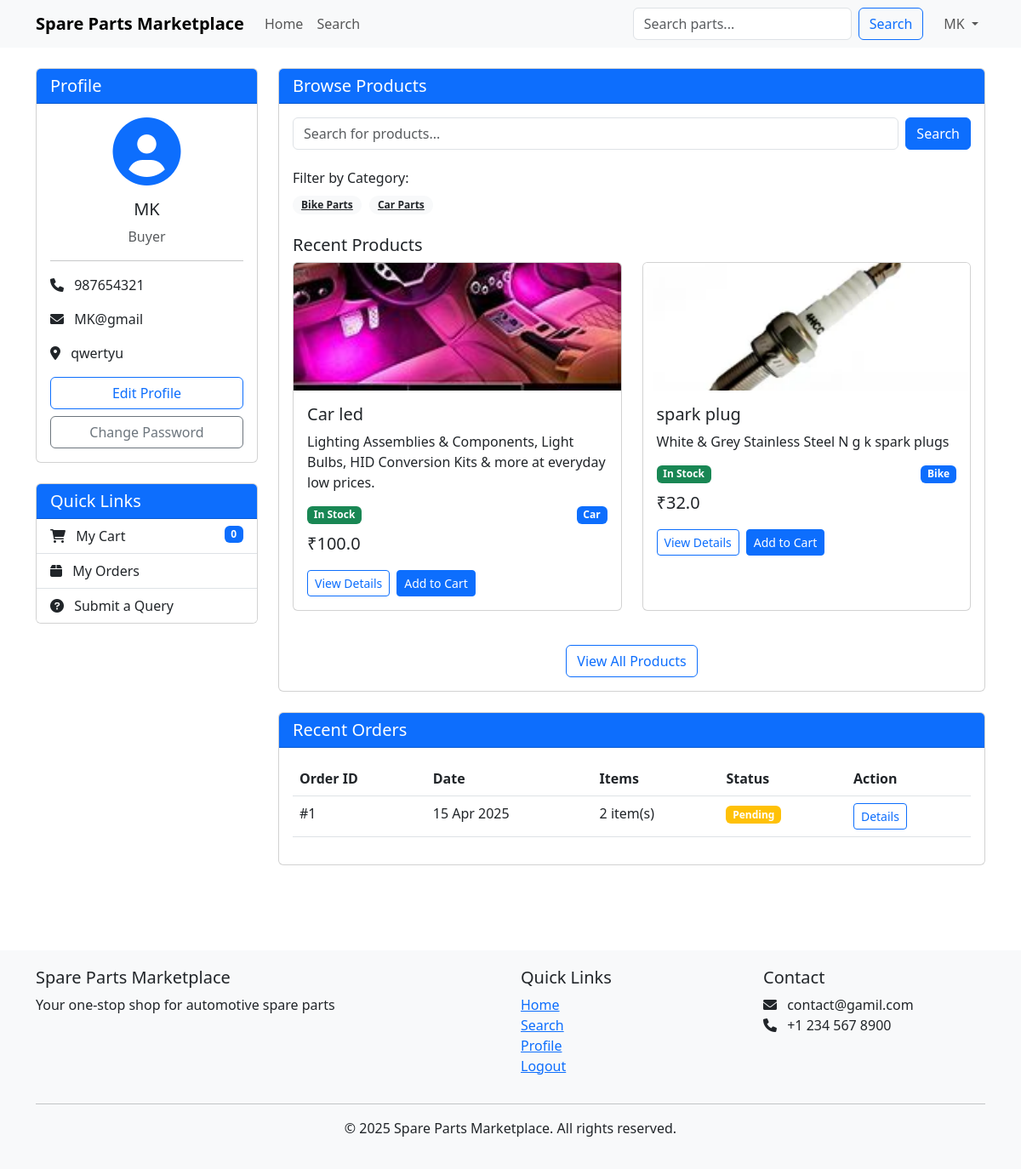
The page /profile (signed in) on the database its author committed.
### app.py (models this page shows)
class User(db.Model):
    id = db.Column(db.Integer, primary_key=True)
    phone = db.Column(db.String(15), unique=True, nullable=False)
    password = db.Column(db.String(255), nullable=False)
    name = db.Column(db.String(100), nullable=False)
    email = db.Column(db.String(100), nullable=False)
    address = db.Column(db.String(255), nullable=False)
    role = db.Column(db.String(10), nullable=False)  # 'admin', 'seller', 'buyer'
    seller_info = db.relationship('SellerInfo', backref='user', uselist=False)
    products = db.relationship('Product', backref='seller', lazy=True)
    orders = db.relationship('Order', backref='buyer', lazy=True)
    cart_items = db.relationship('CartItem', backref='user', lazy=True)

class Product(db.Model):
    id = db.Column(db.Integer, primary_key=True)
    seller_id = db.Column(db.Integer, db.ForeignKey('user.id'), nullable=False)
    name = db.Column(db.String(100), nullable=False)
    description = db.Column(db.Text, nullable=False)
    price = db.Column(db.Float, nullable=False)
    stock = db.Column(db.Integer, nullable=False)
    category = db.Column(db.String(50), nullable=False)  # 'bike', 'car'
    image = db.Column(db.String(255), nullable=True)
    eta = db.Column(db.Integer, nullable=False)  # Estimated time of arrival in days
    created_at = db.Column(db.DateTime, default=datetime.utcnow)
    cart_items = db.relationship('CartItem', backref='product', lazy=True)
    order_items = db.relationship('OrderItem', backref='product', lazy=True)

class Order(db.Model):
    id = db.Column(db.Integer, primary_key=True)
    user_id = db.Column(db.Integer, db.ForeignKey('user.id'), nullable=False)
    order_date = db.Column(db.DateTime, default=datetime.utcnow)
    status = db.Column(db.String(20), default='pending')  # 'pending', 'shipped', 'delivered'
    items = db.relationship('OrderItem', backref='order', lazy=True)

### app.py (the view)
@app.route('/profile')
@login_required
def profile():
    user = User.query.get(session['user_id'])
    if user.role == 'seller':
        seller_info = SellerInfo.query.filter_by(user_id=user.id).first()
        products = Product.query.filter_by(seller_id=user.id).all()
        return render_template('seller_profile.html', user=user, seller_info=seller_info, products=products)
    elif user.role == 'buyer':
        cart_items = CartItem.query.filter_by(user_id=user.id).all()
        orders = Order.query.filter_by(user_id=user.id).all()
        products = Product.query.join(SellerInfo, Product.seller_id == SellerInfo.user_id).filter(SellerInfo.is_approved == True).all()
        return render_template('buyer_profile.html', user=user, cart_items=cart_items, orders=orders, products=products)
    elif user.role == 'admin':
        pending_sellers = SellerInfo.query.filter_by(is_approved=False).all()
        all_users = User.query.filter(User.role != 'admin').all()
        queries = Query.query.all()
        return render_template('admin_profile.html', user=user, pending_sellers=pending_sellers, all_users=all_users, queries=queries)

### app.py (called while the page is built)
def login_required(f):
    @wraps(f)
    def decorated_function(*args, **kwargs):
        if 'user_id' not in session:
            flash('Please log in to access this page.', 'danger')
            return redirect(url_for('login'))
        return f(*args, **kwargs)
    return decorated_function

### templates/buyer_profile.html (shortened to what this page needs)
{% extends "base.html" %}  {% block content %}
<div class="row">
  <div class="col-md-3">
    <div class="card mb-4">
      <div class="card-header bg-primary text-white">
        <h5 class="mb-0">Profile</h5>
      </div>
      <div class="card-body">
        <div class="text-center mb-3">
          <i class="fas fa-user-circle fa-5x text-primary"></i>
        </div>
        <h5 class="card-title text-center">{{ user.name }}</h5>
        <p class="card-text text-center text-muted">Buyer</p>
        <hr />
        <p><i class="fas fa-phone me-2"></i> {{ user.phone }}</p>
        <p><i class="fas fa-envelope me-2"></i> {{ user.email }}</p>
        <p><i class="fas fa-map-marker-alt me-2"></i> {{ user.address }}</p>
        <div class="d-grid gap-2 mt-3">
          <a
            href="{{ url_for('edit_profile') }}"
            class="btn btn-outline-primary"
            >Edit Profile</a
          >
          <a
            href="{{ url_for('change_password') }}"
            class="btn btn-outline-secondary"
            >Change Password</a
          >
        </div>
      </div>
    </div>
    <div class="card">
      <div class="card-header bg-primary text-white">
        <h5 class="mb-0">Quick Links</h5>
      </div>
      <div class="list-group list-group-flush">
        <a
          href="{{ url_for('view_cart') }}"
          class="list-group-item list-group-item-action"
        >
          <i class="fas fa-shopping-cart me-2"></i> My Cart
          <span class="badge bg-primary float-end"
            >{{ cart_items|length }}</span
          >
        </a>
        <a
          href="{{ url_for('view_orders') }}"
          class="list-group-item list-group-item-action"
        >
          <i class="fas fa-box me-2"></i> My Orders
        </a>
        <a
          href="{{ url_for('submit_query') }}"
          class="list-group-item list-group-item-action"
        >
          <i class="fas fa-question-circle me-2"></i> Submit a Query
        </a>
      </div>
    </div>
  </div>
  <div class="col-md-9">
    <div class="card mb-4">
      <div class="card-header bg-primary text-white">
        <h5 class="mb-0">Browse Products</h5>
      </div>
      <div class="card-body">
        <div class="mb-4">
          <form action="{{ url_for('search') }}" method="get" class="d-flex">
            <input
              type="text"
              name="query"
              class="form-control me-2"
              placeholder="Search for products..."
            />
            <button type="submit" class="btn btn-primary">Search</button>
          </form>
        </div>
        <h6>Filter by Category:</h6>
        <div class="mb-3">
          <a
            href="{{ url_for('search', category='bike') }}"
            class="badge category-badge"
            >Bike Parts</a
          >
          <a
            href="{{ url_for('search', category='car') }}"
            class="badge category-badge"
            >Car Parts</a
          >
        </div>
        <h5 class="mt-4">Recent Products</h5>
        <div class="row">
          {% for product in products[:4] %}
          <div class="col-md-6 mb-4">
            <div class="card product-card h-100">
              {% if product.image %}
              <img
                src="{{ url_for('static', filename=product.image) }}"
                class="card-img-top"
                alt="{{ product.name }}"
                style="height: 150px; object-fit: cover"
              />
              {% else %}
              <div class="text-center p-4 bg-light">
                <i class="fas fa-image fa-3x text-muted"></i>
              </div>
              {% endif %}
              <div class="card-body">
                <h5 class="card-title">{{ product.name }}</h5>
                <p class="card-text">
                  {{ product.description[:100] }}
                </p>
                <div class="d-flex justify-content-between">
                  <span
                    class="badge bg-{{ 'success' if product.stock > 0 else 'danger' }}"
                  >
                    {{ 'In Stock' if product.stock > 0 else 'Out of Stock' }}
                  </span>
                  <span class="badge bg-primary"
                    >{{ product.category.capitalize() }}</span
                  >
                </div>
                <p class="lead mt-2">₹{{ product.price }}</p>
                <div class="d-flex">
                  <a
                    href="{{ url_for('product_detail', product_id=product.id) }}"
                    class="btn btn-sm btn-outline-primary me-2"
                    >View Details</a
                  >
                  {% if product.stock > 0 %}
                  <a
                    href="{{ url_for('add_to_cart', product_id=product.id) }}"
                    class="btn btn-sm btn-primary"
                    >Add to Cart</a
                  >
                  {% endif %}
                </div>
              </div>
            </div>
          </div>
          {% endfor %}
        </div>
        <div class="text-center mt-3">
          <a href="{{ url_for('search') }}" class="btn btn-outline-primary"
            >View All Products</a
          >
        </div>
      </div>
    </div>
    {% if orders %}
    <div class="card">
      <div class="card-header bg-primary text-white">
        <h5 class="mb-0">Recent Orders</h5>
      </div>
      <div class="card-body">
        <div class="table-responsive">
          <table class="table table-hover">
            <thead>
              <tr>
                <th>Order ID</th>
                <th>Date</th>
                <th>Items</th>
                <th>Status</th>
                <th>Action</th>
              </tr>
            </thead>
            <tbody>
              {% for order in orders[:5] %}
              <tr>
                <td>#{{ order.id }}</td>
                <td>{{ order.order_date.strftime('%d %b %Y') }}</td>
                <td>{{ order.items|length }} item(s)</td>
                <td>
                  <span
                    class="badge bg-{{ 'success' if order.status == 'delivered' else ('warning' if order.status == 'pending' else 'info') }}"
                  >
                    {{ order.status|capitalize }}
                  </span>
                </td>
                <td>
                  <a
                    href="{{ url_for('view_order', order_id=order.id) }}"
                    class="btn btn-sm btn-outline-primary"
                    >Details</a
                  >
                </td>
              </tr>
              {% endfor %}
            </tbody>
          </table>
        </div>
      </div>
    </div>
    {% endif %}
  </div>
</div>
{% endblock %}

### templates/base.html (style rules this page uses)
.category-badge { background-color: #f8f9fa; color: #212529; padding: 5px 10px; border-radius: 20px; margin-right: 5px; cursor: pointer; }
.product-card { height: 100%; transition: transform 0.3s; }

### rows shown on the page
User: name "MK", phone "987654321", email "MK@gmail", address "qwertyu"
Product: image (picture), name "Car led", description "Lighting Assemblies & Components, Light Bulbs, HID Conversion Kits & more at everyday low prices.", stock "In Stock", category "Car", price "100.0"
Product: image (picture), name "spark plug", description "White & Grey Stainless Steel N g k spark plugs", stock "In Stock", category "Bike", price "32.0"
Order: id "1", order_date "15 Apr 2025", items|length "2", status "Pending"

### other values the page prints
{{ session.name }} "MK"
{{ cart_items|length }} "0"
